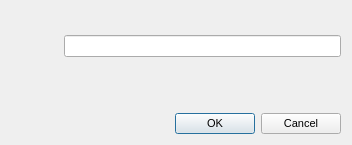
<?xml version="1.0" encoding="UTF-8"?>
<ui version="4.0">
 <class>VoxTextMessageBox</class>
 <widget class="QDialog" name="VoxTextMessageBox">
  <property name="geometry">
   <rect>
    <x>0</x>
    <y>0</y>
    <width>352</width>
    <height>145</height>
   </rect>
  </property>
  <property name="font">
   <font>
    <family>MS Shell Dlg 2</family>
    <pointsize>8</pointsize>
    <weight>50</weight>
    <italic>false</italic>
    <bold>false</bold>
    <underline>false</underline>
    <strikeout>false</strikeout>
   </font>
  </property>
  <property name="windowTitle">
   <string>@product@ - SMS</string>
  </property>
  <property name="windowIcon">
   <iconset>
    <normaloff/>
   </iconset>
  </property>
  <layout class="QGridLayout" name="gridLayout_2">
   <item row="0" column="0">
    <widget class="QLabel" name="lblIcon">
     <property name="minimumSize">
      <size>
       <width>47</width>
       <height>46</height>
      </size>
     </property>
     <property name="maximumSize">
      <size>
       <width>47</width>
       <height>46</height>
      </size>
     </property>
     <property name="text">
      <string/>
     </property>
     <property name="pixmap">
      <pixmap resource="../../../../resources/wengophone.qrc">:/pics/messagebox/voxox_icon.png</pixmap>
     </property>
    </widget>
   </item>
   <item row="0" column="1">
    <layout class="QGridLayout" name="gridLayout">
     <item row="0" column="0">
      <widget class="QLabel" name="lblText">
       <property name="text">
        <string/>
       </property>
      </widget>
     </item>
     <item row="1" column="0">
      <widget class="QLineEdit" name="lineEdit"/>
     </item>
    </layout>
   </item>
   <item row="1" column="1">
    <spacer name="verticalSpacer">
     <property name="orientation">
      <enum>Qt::Vertical</enum>
     </property>
     <property name="sizeHint" stdset="0">
      <size>
       <width>20</width>
       <height>30</height>
      </size>
     </property>
    </spacer>
   </item>
   <item row="2" column="0" colspan="2">
    <widget class="QDialogButtonBox" name="buttonBox">
     <property name="standardButtons">
      <set>QDialogButtonBox::Cancel|QDialogButtonBox::Ok</set>
     </property>
    </widget>
   </item>
  </layout>
 </widget>
 <resources>
  <include location="../../../../resources/wengophone.qrc"/>
  <include location="../../../../resources/wengophone.qrc"/>
  <include location="../../../../resources/wengophone.qrc"/>
 </resources>
 <connections/>
</ui>
